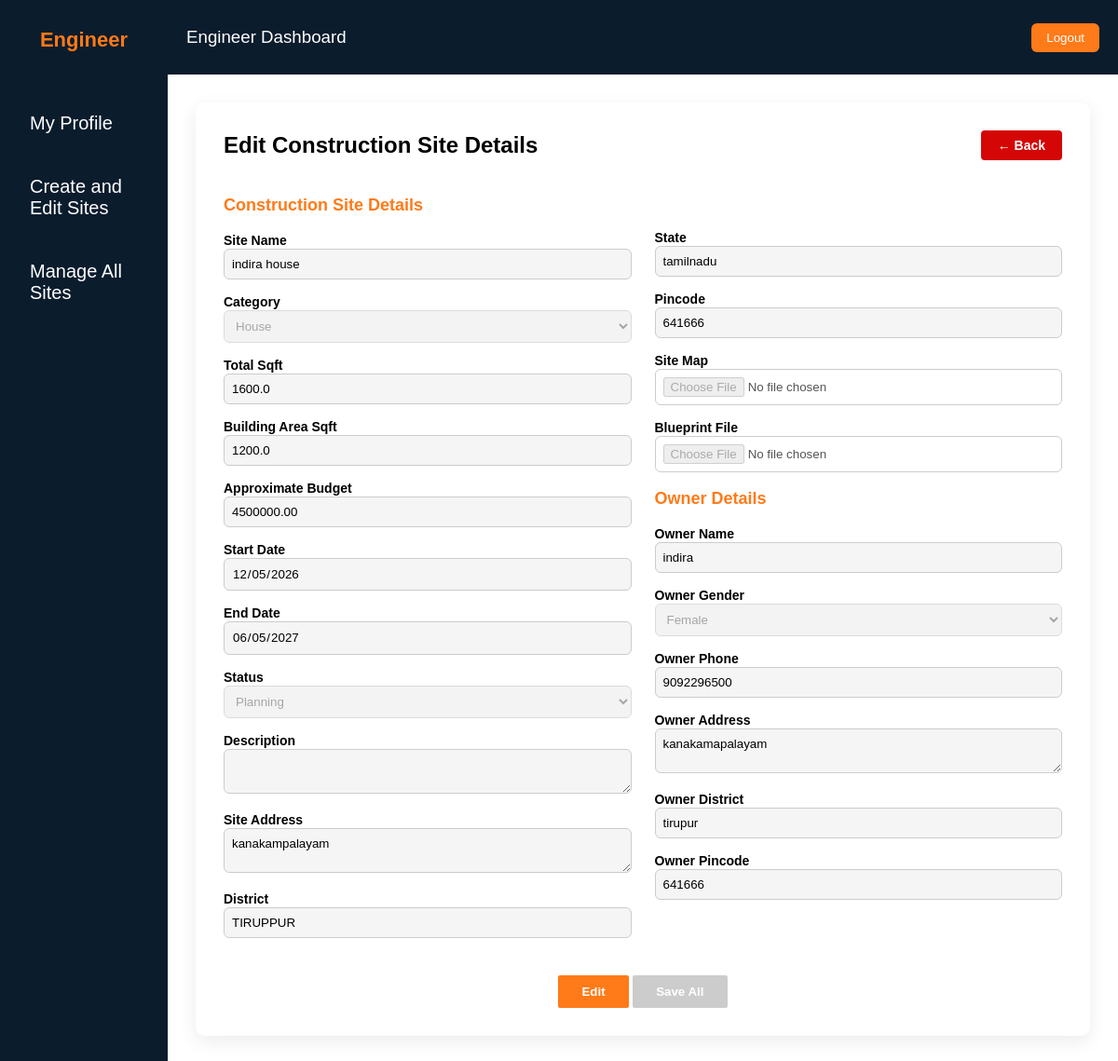
Screenshot of /edit-site/11/ (signed in) with the database file from the repository.
### Construct/models.py (models this page shows, shortened)
class ConstructionSite(models.Model):
    SITE_CATEGORY_CHOICES = [
        ('house', 'House'),
        ('building', 'Building'),
        ('flats', 'Flats'),
        ('commercial', 'Commercial Stores'),
        ('others', 'Others'),
    ]
    engineer = models.ForeignKey( User,
        on_delete=models.CASCADE,
        related_name="engineer_sites"
    )
    site_name = models.CharField(max_length=200)
    category = models.CharField(
        max_length=20,
        choices=SITE_CATEGORY_CHOICES
    )
    other_category = models.CharField(
    max_length=100,
    null=True,
    blank=True
)
    total_sqft = models.FloatField()
    site_map = models.FileField(
    upload_to='site_maps/',
    null=True,
    blank=True
)
    blueprint_file = models.FileField(
    upload_to='site_blueprints/',
    null=True,
    blank=True
)
    building_area_sqft = models.FloatField()
    approximate_budget = models.DecimalField(
        max_digits=12,
        decimal_places=2
    )
    start_date = models.DateField()
    end_date = models.DateField()
    STATUS_CHOICES = [
    ('Planning', 'Planning'),
    ('Started', 'Started'),
    ('Ongoing', 'Ongoing'),
    ('NearComplete', 'Near To Complete'),
    ('Completed', 'Completed'),
    ('HandedOver', 'Handed Over'),
]
    status = models.CharField(
    max_length=20,
    choices=STATUS_CHOICES,
    default='Planning'
)
    description = models.TextField(blank=True)
    site_address = models.TextField()
    site_district = models.CharField(max_length=100)
    site_state = models.CharField(max_length=100)
    site_pincode = models.CharField(max_length=10)
    created_at = models.DateTimeField(default=timezone.now)

class SiteOwner(models.Model):
    site = models.OneToOneField(
        ConstructionSite,
        on_delete=models.CASCADE,
        related_name="owner"
    )
    owner_name = models.CharField(max_length=150)
    GENDER_CHOICES = [
        ('Male', 'Male'),
        ('Female', 'Female'),
        ('Other', 'Other'),
    ]
    owner_gender = models.CharField(
        max_length=10,
        choices=GENDER_CHOICES
    )
    owner_phone = models.CharField(max_length=15)
    owner_address = models.TextField()
    owner_district = models.CharField(max_length=100)
    owner_pincode = models.CharField(max_length=10)

### Construct/views.py (the view, shortened to what this page needs)
# urls.py: path("edit-site/<int:site_id>/",views.edit_site_details,name="edit_site_details"),
@login_required
def edit_site_details(request, site_id):
    site = get_object_or_404(
        ConstructionSite,
        id=site_id,
        engineer=request.user
    )
    owner = get_object_or_404(SiteOwner, site=site)
    return render(request, "engineer_side/edit_sites.html", {
        "site": site,
        "owner": owner,
        "category_choices": ConstructionSite.SITE_CATEGORY_CHOICES,
        "status_choices": ConstructionSite.STATUS_CHOICES
    })

### templates/engineer_side/edit_sites.html (shortened to what this page needs)
{% extends "engineer_side/engineer_dashboard.html" %}
{% block content %}
<div class="edit-wrapper">
<div style="display:flex; justify-content:space-between; align-items:center; margin-bottom:20px;">
  <h2 style="margin:0;">
    Edit Construction Site Details
  </h2>
  <a href="{% url 'edit_delete_site' %}"
     style="
        background:rgb(213, 6, 6);
        color:#fff;
        padding:8px 18px;
        text-decoration:none;
        border-radius:4px;
        font-weight:600;
        font-size:14px;
     ">
     ← Back
  </a>
</div>
<form method="POST" enctype="multipart/form-data">
<div class="grid-2">
<div>
<div class="section-title">Construction Site Details</div>
<div class="form-group">
<label>Site Name</label>
<input type="text" name="site_name"
value="{{ site.site_name }}"
class="form-control editable" readonly>
</div>
<div class="form-group">
<label>Category</label>
<select name="category"
class="form-control editable" disabled>
{% for key,value in category_choices %}
<option value="{{ key }}"
{% if site.category == key %}selected{% endif %}>
{{ value }}
</option>
{% endfor %}
</select>
</div>
<div class="form-group">
<label>Total Sqft</label>
<input type="number" name="total_sqft"
value="{{ site.total_sqft }}"
class="form-control editable" readonly>
</div>
<div class="form-group">
<label>Building Area Sqft</label>
<input type="number" name="building_area_sqft"
value="{{ site.building_area_sqft }}"
class="form-control editable" readonly>
</div>
<div class="form-group">
<label>Approximate Budget</label>
<input type="number" name="approximate_budget"
value="{{ site.approximate_budget }}"
class="form-control editable" readonly>
</div>
<div class="form-group">
<label>Start Date</label>
<input type="date" name="start_date"
value="{{ site.start_date|date:'Y-m-d' }}"
class="form-control editable" readonly>
</div>
<div class="form-group">
<label>End Date</label>
<input type="date" name="end_date"
value="{{ site.end_date|date:'Y-m-d' }}"
class="form-control editable" readonly>
</div>
<div class="form-group">
<label>Status</label>
<select name="status"
class="form-control editable" disabled>
{% for key,value in status_choices %}
<option value="{{ key }}"
{% if site.status == key %}selected{% endif %}>
{{ value }}
</option>
{% endfor %}
</select>
</div>
<div class="form-group">
<label>Description</label>
<textarea name="description"
class="form-control editable"
readonly>{{ site.description }}</textarea>
</div>
<div class="form-group">
<label>Site Address</label>
<textarea name="site_address"
class="form-control editable"
readonly>{{ site.site_address }}</textarea>
</div>
<div class="form-group">
<label>District</label>
<input type="text" name="site_district"
value="{{ site.site_district }}"
class="form-control editable" readonly>
</div>
</div>
<div>
<br><br><br>
<div class="form-group">
<label>State</label>
<input type="text" name="site_state"
value="{{ site.site_state }}"
class="form-control editable" readonly>
</div>
<div class="form-group">
<label>Pincode</label>
<input type="text" name="site_pincode"
value="{{ site.site_pincode }}"
class="form-control editable" readonly>
</div>
<div class="form-group">
<label>Site Map</label>
<input type="file" name="site_map"
class="form-control editable" disabled>
</div>
<div class="form-group">
<label>Blueprint File</label>
<input type="file" name="blueprint_file"
class="form-control editable" disabled>
</div>
<div class="section-title">Owner Details</div>
<div class="form-group">
<label>Owner Name</label>
<input type="text" name="owner_name"
value="{{ owner.owner_name }}"
class="form-control editable" readonly>
</div>
<div class="form-group">
<label>Owner Gender</label>
<select name="owner_gender"
class="form-control editable" disabled>
<option value="Female" {% if owner.owner_gender == "Female" %}selected{% endif %}>Female</option>
</select>
</div>
<div class="form-group">
<label>Owner Phone</label>
<input type="text" name="owner_phone"
value="{{ owner.owner_phone }}"
class="form-control editable" readonly>
</div>
<div class="form-group">
<label>Owner Address</label>
<textarea name="owner_address"
class="form-control editable"
readonly>{{ owner.owner_address }}</textarea>
</div>
<div class="form-group">
<label>Owner District</label>
<input type="text" name="owner_district"
value="{{ owner.owner_district }}"
class="form-control editable" readonly>
</div>
<div class="form-group">
<label>Owner Pincode</label>
<input type="text" name="owner_pincode"
value="{{ owner.owner_pincode }}"
class="form-control editable" readonly>
</div>
</div>
</div>
<div class="action-buttons">
<button type="button" id="editBtn" style="background-color: #ff7a18;"
class="big-btn edit-btn">
Edit
</button>
<button type="submit" id="saveBtn"
class="big-btn save-btn"
disabled>
Save All
</button>
</div>
</form>
</div>
{% endblock %}

### templates/engineer_side/engineer_dashboard.html (style rules this page uses)
* { margin: 0; padding: 0; box-sizing: border-box; font-family: "Oswald", sans-serif; }
body { background: #ffffff; overflow: hidden; }

### templates/engineer_side/edit_sites.html (style rules this page uses)
.edit-wrapper { max-width:1100px; margin:auto; background:#fff; padding:30px; border-radius:10px; box-shadow:0 6px 20px rgba(0,0,0,0.08); }
.edit-wrapper h2 { margin-left: 32.5%; }
.section-title { font-size:18px; font-weight:700; margin-top:18px; margin-bottom:18px; color:#ff7a18; }
.grid-2 { display:grid; grid-template-columns:1fr 1fr; gap:25px; }
.form-group { margin-bottom:15px; }
.form-group label { font-weight:600; font-size:14px; }
.form-control { width:100%; padding:8px; border:1px solid #ccc; border-radius:6px; }
.form-control[readonly] { background:#f5f5f5; }
.action-buttons { text-align:center; margin-top:25px; }
.big-btn { padding:10px 25px; border:none; border-radius:2px; font-weight:600; cursor:pointer; }
.edit-btn { background:#0b1c2d; color:#fff; }
.save-btn { background:#ff7a18; color:#fff; }
.save-btn:disabled { background:#ccc; cursor:not-allowed; }

### rows the page displays
ConstructionSite: site_name "indira house", category "House", total_sqft "1600.0", building_area_sqft "1200.0", approximate_budget "4500000.00", start_date "12/05/2026", end_date "06/05/2027", status "Planning", site_address "kanakampalayam", site_district "TIRUPPUR", site_state "tamilnadu", site_pincode "641666"
SiteOwner: owner_name "indira", owner_gender "Female", owner_phone "9092296500", owner_address "kanakamapalayam", owner_district "tirupur", owner_pincode "641666"
